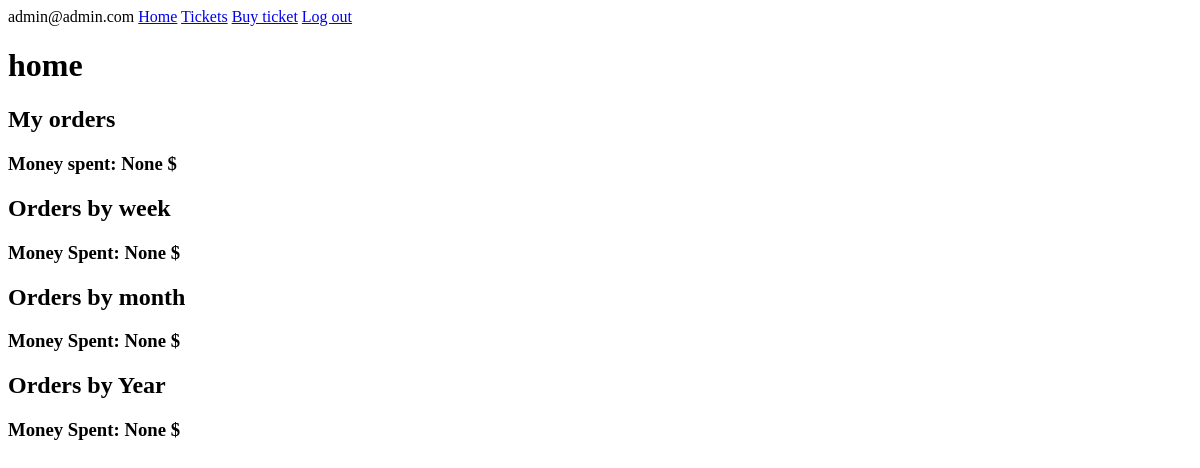
The page /ecommerce/home/ (signed in) on the database as committed earlier.
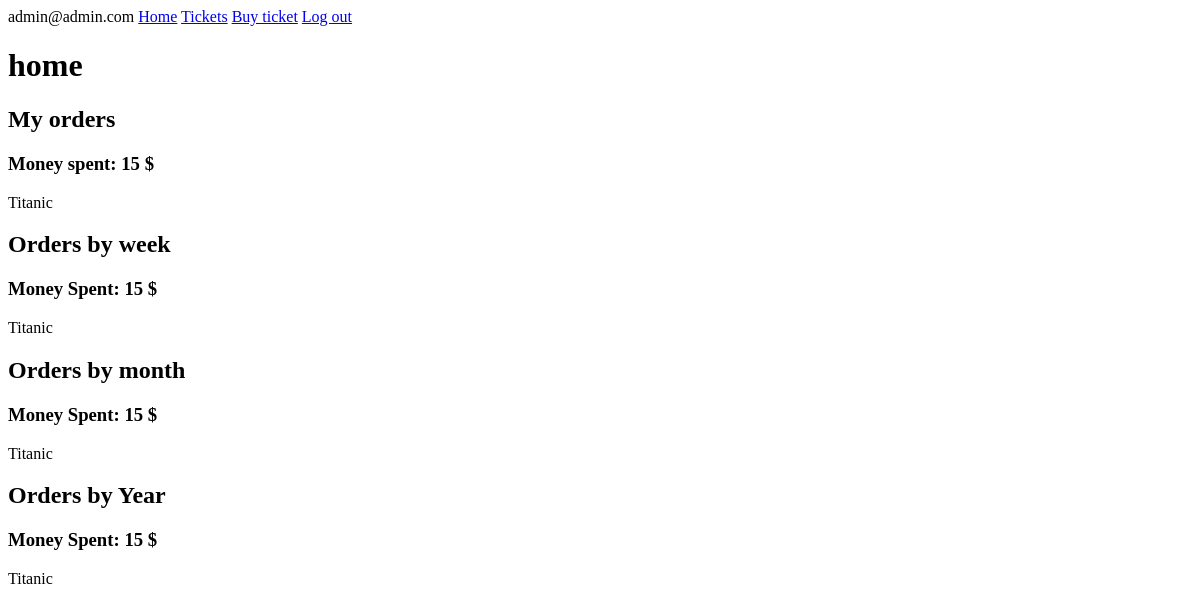
The same page on the database as committed later.
### user/models.py (models this page shows, shortened)
class User(AbstractBaseUser):
    email = models.EmailField(max_length=60, unique=True)
    first_name = models.CharField(max_length=100, null=True, blank=True)
    last_name = models.CharField(max_length=100, null=True, blank=True)
    balance = models.PositiveIntegerField(null=True, blank=True)
    phone = models.CharField(max_length=20, unique=True, null=True, blank=True)
    date_joined = models.DateTimeField(auto_now_add=True)
    last_login = models.DateTimeField(auto_now=True)
    is_admin = models.BooleanField(default=False)
    is_active = models.BooleanField(default=True)
    is_staff = models.BooleanField(default=False)
    is_superuser = models.BooleanField(default=False)
    USERNAME_FIELD = 'email'
    objects = MyUserManager()
    def __str__(self):
        return self.email

### ecommerce/models.py (models this page shows, shortened)
class Order(models.Model):
    buyer = models.ForeignKey(User, on_delete=models.SET_NULL, null=True, blank=True)
    ticket = models.OneToOneField(to='Ticket', on_delete=models.CASCADE)
    price = models.PositiveSmallIntegerField()

class Ticket(models.Model):
    title = models.CharField(max_length=100)
    price = models.PositiveSmallIntegerField(default=15)
    start_date = models.DateTimeField()
    end_date = models.DateTimeField()
    bar_code = models.PositiveIntegerField(unique=True)

### ecommerce/views.py (the view)
# urls.py: path('home/', home_view, name='home'),
@login_required
def home_view(request):
    user = request.user
    orders = user.order_set.all()
    orders_info_spent = orders.all().aggregate(Sum('price'))['price__sum']
    now = timezone.now()
    orders_week = orders.filter(ticket__end_date__gte=now - timezone.timedelta(weeks=1))
    orders_week_spent = orders_week.aggregate(Sum('price'))['price__sum']
    orders_month = orders.filter(ticket__end_date__gte=now - timezone.timedelta(weeks=4))
    orders_month_spent = orders_month.aggregate(Sum('price'))['price__sum']
    orders_year = orders.filter(ticket__end_date__gte=now - timezone.timedelta(days=365))
    orders_year_spent = orders_year.aggregate(Sum('price'))['price__sum']
    return render(request, 'ecommerce/home.html', {
        'orders': orders,
        'orders_info_price': orders_info_spent,
        'week': {'orders': orders_week, 'spent': orders_week_spent},
        'month': {'orders': orders_month, 'spent': orders_month_spent},
        'year': {'orders': orders_year, 'spent': orders_year_spent}
    })

### templates/ecommerce/home.html
{% extends 'base.html' %}
{% block content %}
    <h1>home</h1>
    <div>
        <h2>My orders</h2>
        <h3>Money spent: {{ orders_info_price }} $</h3>
        {% for order in orders %}
            <p>{{ order.ticket.title }}</p>
        {% endfor %}
        <h2>Orders by week</h2>
        <h3>Money Spent: {{ week.spent }} $</h3>
        {% for order in week.orders %}
            <p>{{ order.ticket.title }}</p>
        {% endfor %}
        <h2>Orders by month</h2>
        <h3>Money Spent: {{ month.spent }} $</h3>
        {% for order in month.orders %}
            <p>{{ order.ticket.title }}</p>
        {% endfor %}
        <h2>Orders by Year</h2>
        <h3>Money Spent: {{ year.spent }} $</h3>
        {% for order in year.orders %}
            <p>{{ order.ticket.title }}</p>
        {% endfor %}
    </div>
{% endblock %}

### templates/base.html (shortened to what this page needs)
<!DOCTYPE html>
<html lang="en">
<head>
</head>
<body>
<nav>
    {{ request.user }}
    <a href="{% url 'ecommerce:home' %}">Home</a>
    <a href="{% url 'ecommerce:tickets' %}">Tickets</a>
    <a href="{% url 'ecommerce:buy_ticket' %}">Buy ticket</a>
    <a href="{% url 'user_logout' %}">Log out</a>
</nav>
{% block content %}
{% endblock %}
</body>
</html>

Rows that differ between the two databases and show on the page:
added Order: ticket "Titanic"
Other text that changed with them:
{{ orders_info_price }}: "None" → "15"
{{ week.spent }}: "None" → "15"
{{ month.spent }}: "None" → "15"
{{ year.spent }}: "None" → "15"
